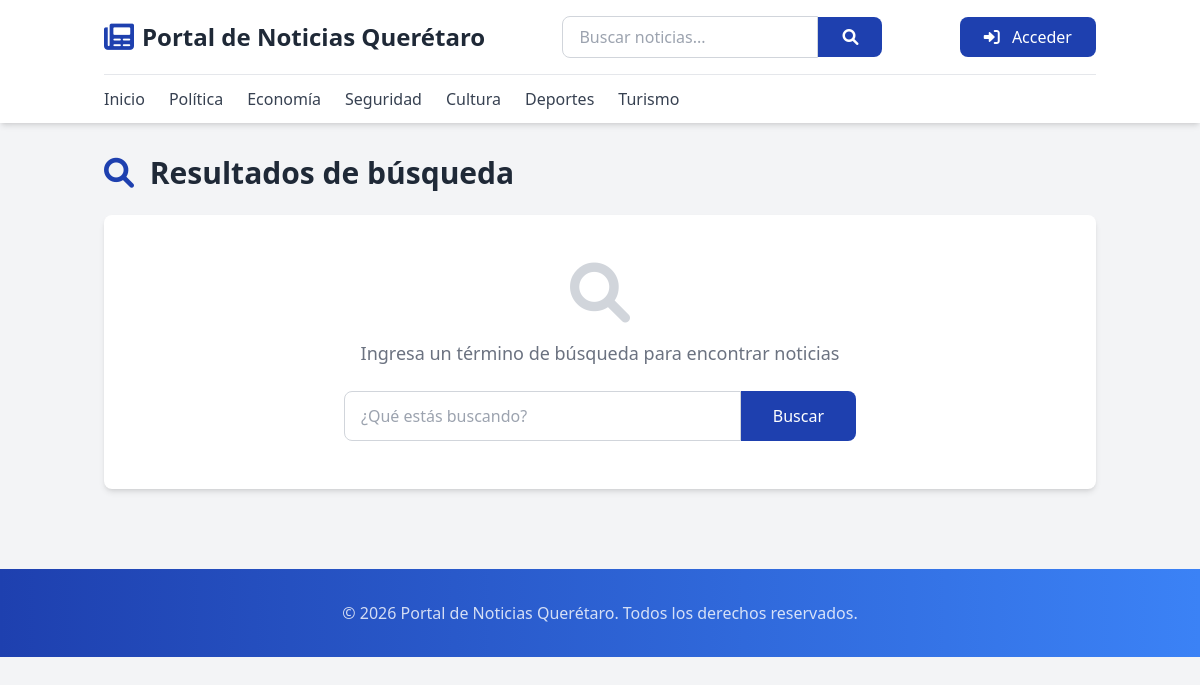
The page /buscar.php on the database its author committed.
### tables this page shows
CREATE TABLE IF NOT EXISTS `configuracion` (
  `id` int(11) NOT NULL AUTO_INCREMENT,
  `clave` varchar(100) NOT NULL,
  `valor` text,
  `tipo` varchar(50) DEFAULT 'texto',
  `grupo` varchar(50) DEFAULT 'general',
  `descripcion` varchar(255) DEFAULT NULL,
  PRIMARY KEY (`id`),
  UNIQUE KEY `clave` (`clave`)
);

CREATE TABLE IF NOT EXISTS `categorias` (
  `id` int(11) NOT NULL AUTO_INCREMENT,
  `nombre` varchar(100) NOT NULL,
  `slug` varchar(100) NOT NULL,
  `descripcion` text,
  `padre_id` int(11) DEFAULT NULL,
  `orden` int(11) DEFAULT 0,
  `visible` tinyint(1) DEFAULT 1,
  `editor_responsable_id` int(11) DEFAULT NULL,
  `fecha_creacion` datetime DEFAULT CURRENT_TIMESTAMP,
  `fecha_modificacion` datetime DEFAULT CURRENT_TIMESTAMP ON UPDATE CURRENT_TIMESTAMP,
  PRIMARY KEY (`id`),
  UNIQUE KEY `slug` (`slug`),
  KEY `padre_id` (`padre_id`),
  KEY `editor_responsable_id` (`editor_responsable_id`)
);

### config/bootstrap.php (called while the page is built, shortened)
<?php
spl_autoload_register(function ($class) {
    $paths = [
        __DIR__ . '/../config/',
        __DIR__ . '/../app/models/',
        __DIR__ . '/../app/controllers/',
    ];
    foreach ($paths as $path) {
        $file = $path . $class . '.php';
        if (file_exists($file)) {
            return;
        }
    }
});
function url($path = '') {
    return BASE_URL . '/' . ltrim($path, '/');
}
function e($string) {
    return htmlspecialchars($string ?? '', ENT_QUOTES, 'UTF-8');
}

### config/Database.php (called while the page is built, shortened)
<?php
class Database {
    private static $instance = null;
    private $connection;
    private function __construct() {
        try {
            $dsn = "mysql:host=" . DB_HOST . ";dbname=" . DB_NAME . ";charset=" . DB_CHARSET;
            $options = [
                PDO::ATTR_ERRMODE => PDO::ERRMODE_EXCEPTION,
                PDO::ATTR_DEFAULT_FETCH_MODE => PDO::FETCH_ASSOC,
                PDO::ATTR_EMULATE_PREPARES => false,
            ];
            $this->connection = new PDO($dsn, DB_USER, DB_PASS, $options);
        } catch (PDOException $e) {
            die("Error de conexión: " . $e->getMessage());
        }
    }
    public static function getInstance() {
        if (self::$instance === null) {
            self::$instance = new self();
        }
        return self::$instance;
    }
    public function getConnection() {
        return $this->connection;
    }
}

### app/models/Configuracion.php (called while the page is built, shortened)
<?php
class Configuracion {
    private $db;
    private $table = 'configuracion';
    public function __construct() {
        $this->db = Database::getInstance()->getConnection();
    }
    public function getByGrupo($grupo) {
        $query = "SELECT * FROM {$this->table} WHERE grupo = :grupo ORDER BY clave";
        $stmt = $this->db->prepare($query);
        $stmt->execute(['grupo' => $grupo]);
        $result = [];
        foreach ($stmt->fetchAll() as $row) {
            $result[$row['clave']] = $row;
        }
        return $result;
    }
}

### app/models/Categoria.php (called while the page is built, shortened)
<?php
class Categoria {
    private $db;
    private $table = 'categorias';
    public function __construct() {
        $this->db = Database::getInstance()->getConnection();
    }
    public function getParents($visible = null) {
        $query = "SELECT c.*,
                         (SELECT COUNT(*) FROM categorias WHERE padre_id = c.id) as subcategorias_count
                  FROM {$this->table} c
                  WHERE c.padre_id IS NULL";
        if ($visible !== null) {
            $query .= " AND c.visible = :visible";
        }
        $query .= " ORDER BY c.orden ASC, c.nombre ASC";
        $stmt = $this->db->prepare($query);
        if ($visible !== null) {
            $stmt->execute(['visible' => $visible]);
        } else {
            $stmt->execute();
        }
        return $stmt->fetchAll();
    }
}

### buscar.php (the view, shortened to what this page needs)
<?php
require_once __DIR__ . '/config/bootstrap.php';
$categoriaModel = new Categoria();
$configuracionModel = new Configuracion();
$termino = trim($_GET['q'] ?? '');
$categorias = $categoriaModel->getParents(1);
$configGeneral = $configuracionModel->getByGrupo('general');
$nombreSitio = $configGeneral['nombre_sitio']['valor'] ?? 'Portal de Noticias Querétaro';
$logoSitio = $configGeneral['logo_sitio']['valor'] ?? null;
?>
<!DOCTYPE html>
<html lang="es">
<head>
    <script src="https://cdn.tailwindcss.com"></script>
    <link rel="stylesheet" href="https://cdnjs.cloudflare.com/ajax/libs/font-awesome/6.0.0/css/all.min.css">
</head>
<body class="bg-gray-100">
    <header class="bg-white shadow-md">
        <div class="container mx-auto px-4">
            <div class="flex justify-between items-center py-4">
                <div class="flex items-center space-x-2">
                    <?php if ($logoSitio): ?>
                    <a href="<?php echo url('index.php'); ?>">
                        <img src="<?php echo e(BASE_URL . $logoSitio); ?>" alt="<?php echo e($nombreSitio); ?>" class="h-10">
                    </a>
                    <?php else: ?>
                    <i class="fas fa-newspaper text-3xl text-blue-600"></i>
                    <?php endif; ?>
                    <h1 class="text-2xl font-bold text-gray-800">
                        <a href="<?php echo url('index.php'); ?>"><?php echo e($nombreSitio); ?></a>
                    </h1>
                </div>
                <form method="GET" action="<?php echo url('buscar.php'); ?>" class="flex items-center">
                    <input type="text" name="q" value="<?php echo e($termino); ?>"
                           placeholder="Buscar noticias..."
                           class="border border-gray-300 rounded-l-lg px-4 py-2 focus:outline-none focus:ring-2 focus:ring-blue-500 w-64">
                    <button type="submit" class="bg-blue-600 text-white px-6 py-2 rounded-r-lg hover:bg-blue-700 transition-colors">
                        <i class="fas fa-search"></i>
                    </button>
                </form>
                <a href="<?php echo url('login.php'); ?>" class="bg-blue-600 text-white px-6 py-2 rounded-lg hover:bg-blue-700 transition-colors">
                    <i class="fas fa-sign-in-alt mr-2"></i>
                    Acceder
                </a>
            </div>
            <nav class="border-t border-gray-200 py-3">
                <ul class="flex space-x-6">
                    <li><a href="<?php echo url('index.php'); ?>" class="text-gray-700 hover:text-blue-600 font-medium">Inicio</a></li>
                    <?php foreach (array_slice($categorias, 0, 6) as $cat): ?>
                    <li><a href="<?php echo url('index.php?categoria=' . $cat['id']); ?>" class="text-gray-700 hover:text-blue-600"><?php echo e($cat['nombre']); ?></a></li>
                    <?php endforeach; ?>
                </ul>
            </nav>
        </div>
    </header>
    <main class="container mx-auto px-4 py-8">
        <div class="mb-6">
            <h2 class="text-3xl font-bold text-gray-800">
                <i class="fas fa-search text-blue-600 mr-2"></i>
                Resultados de búsqueda
            </h2>
        </div>
        <?php if (empty($termino)): ?>
        <div class="bg-white rounded-lg shadow-md p-12 text-center">
            <i class="fas fa-search text-6xl text-gray-300 mb-4"></i>
            <p class="text-gray-500 text-lg">Ingresa un término de búsqueda para encontrar noticias</p>
            <form method="GET" action="" class="mt-6 max-w-lg mx-auto">
                <div class="flex">
                    <input type="text" name="q" placeholder="¿Qué estás buscando?"
                           class="flex-1 border border-gray-300 rounded-l-lg px-4 py-3 focus:outline-none focus:ring-2 focus:ring-blue-500">
                    <button type="submit" class="bg-blue-600 text-white px-8 py-3 rounded-r-lg hover:bg-blue-700 transition-colors">
                        Buscar
                    </button>
                </div>
            </form>
        </div>
        <?php endif; ?>
    </main>
    <footer class="footer-bg text-white mt-12 py-8">
        <div class="container mx-auto px-4">
            <div class="text-center opacity-80">
                <p>&copy; <?php echo date('Y'); ?> <?php echo e($nombreSitio); ?>. Todos los derechos reservados.</p>
            </div>
        </div>
    </footer>
</body>
</html>

### rows shown on the page
configuracion: valor "Portal de Noticias Querétaro"
categorias: nombre "Política"
categorias: nombre "Economía"
categorias: nombre "Seguridad"
categorias: nombre "Cultura"
categorias: nombre "Deportes"
categorias: nombre "Turismo"
